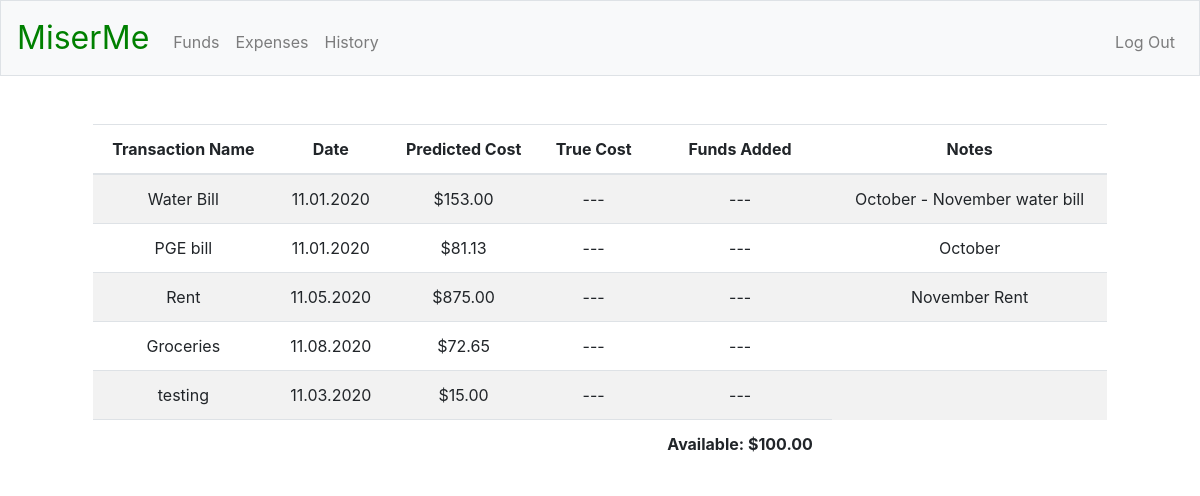
Before: / (signed in) with the older database file.
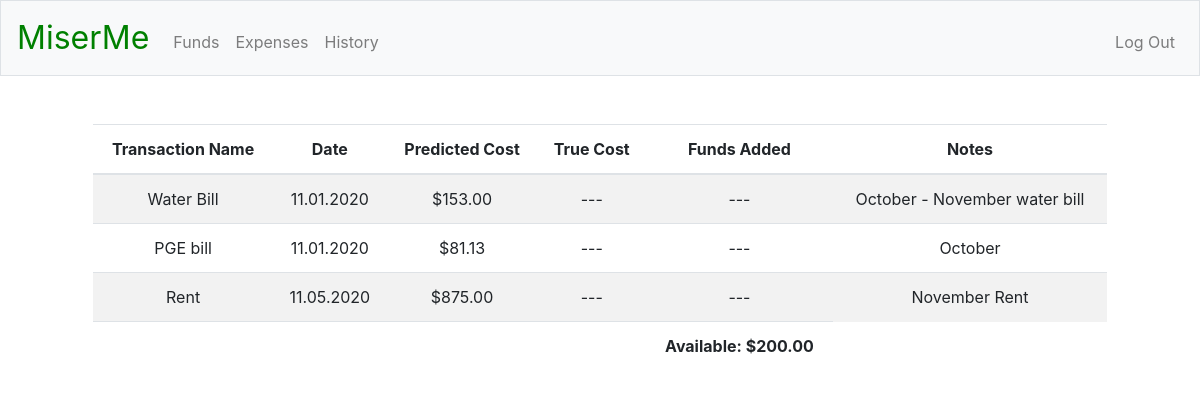
After: the same page with the newer database file.
### tables this page shows
CREATE TABLE finances (
funds_id INTEGER PRIMARY KEY AUTOINCREMENT NOT NULL,
user_id INTEGER NOT NULL,
txn_name TEXT DEFAULT "---" NOT NULL,
date TEXT DEFAULT "---" NOT NULL,
predicted_cost REAL DEFAULT "---" NOT NULL,
true_cost REAL DEFAULT "---" NOT NULL,
funds_added REAL DEFAULT "---" NOT NULL,
notes VARCHAR(255) DEFAULT "---" NOT NULL,
FOREIGN KEY(user_id) REFERENCES registrants(id));

### app.py (the view)
@app.route("/")
@login_required
def index():
    c.execute("SELECT txn_name, date, predicted_cost, true_cost, funds_added, notes FROM finances WHERE user_id = :user_id", {"user_id": session["user_id"]})
    rows = c.fetchall()
    funds_snapshot = []
    for row in rows:
        funds_snapshot.append({
            "name": row[0],
            "date": row[1],
            "predict": usd(row[2]),
            "true": usd(row[3]),
            "added": usd(row[4]),
            "notes": row[5]
        })
    c.execute("SELECT funds FROM registrants WHERE id = :user_id", {"user_id": session["user_id"]})
    rows = c.fetchall()
    current_funds = usd(rows[0][0])
    return render_template("index.html", funds_snapshot=funds_snapshot, current_funds=current_funds)

### helpers.py (called while the page is built)
def login_required(f):
    @wraps(f)
    def decorated_functions(*args, **kwargs):
        if session.get("user_id") is None:
            return redirect("/login")
        return f(*args, **kwargs)
    return decorated_functions

def usd(value):
    if isinstance(value, float):
        return f"${value:,.2f}"
    else:
        return value

### templates/index.html (shortened to what this page needs)
{% extends "layout.html" %}
{% block main %}
<div class="col-12">
    <table class="table table-striped">
        <thead>
            <tr>
                <th>Transaction Name</th>
                <th>Date</th>
                <th>Predicted Cost</th>
                <th>True Cost</th>
                <th>Funds Added</th>
                <th>Notes</th>
            </tr>
        </thead>
        <tbody>
            {% for i in funds_snapshot %}
            <tr>
                <td>{{ i["name"] }}</td>
                <td>{{ i["date"] }}</td>
                <td>{{ i["predict"] }}</td>
                <td>{{ i["true"] }}</td>
                <td>{{ i["added"] }}</td>
                <td>{{ i["notes"] }}</td>
            </tr>
            {% endfor %}
        </tbody>
        <tfoot>
            <tr>
                <td colspan="4"></td>
                <td style="font-weight:bold;">Available: {{ current_funds }}</td>
            </tr>
        </tfoot>
    </table>
</div>
{% endblock %}

Changed rows visible on the page:
removed finances: name "Groceries", date "11.08.2020", predict "$72.65", true "---", added "---"
removed finances: name "testing", date "11.03.2020", predict "$15.00", true "---", added "---"
Other visible differences:
{{ current_funds }}: "$100.00" → "$200.00"
